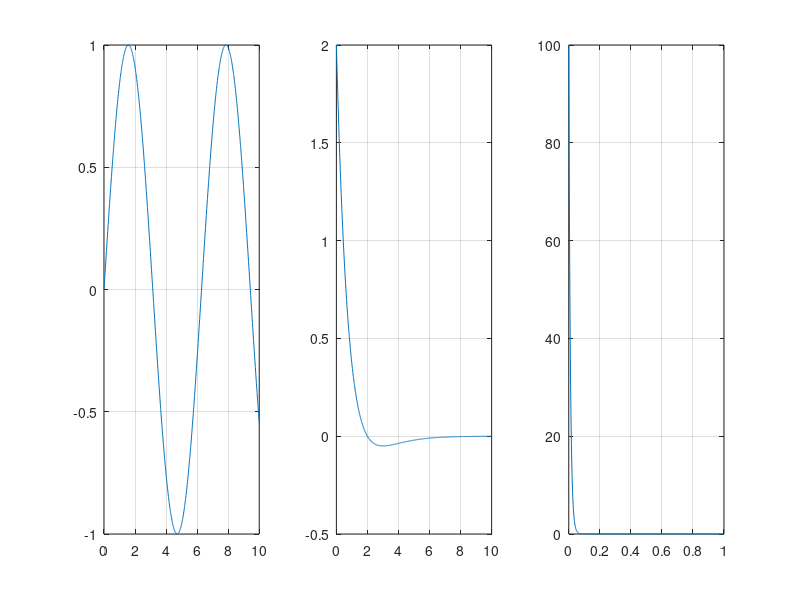

Write MATLAB code to recreate this figure.

t = 0:0.01:10;
x = sin(t);
subplot(1,3,1);
plot(t,x);
grid on

t = 0:0.01:10;
x = 2 * exp(-t) - t .* exp(-t);
subplot(1,3,2);
plot(t,x);
grid on

t = 0:0.001:1;
x =  100 * exp(-100*t);
subplot(1,3,3);
plot(t,x);
grid on